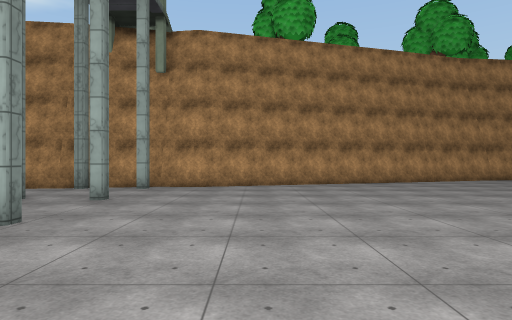
[1] (above)

24 first-person views from a walk through a scene from a Unity 3-D project. The camera is 1.5 m above the floor, looks level and sees 75° across. The floor is counted in squares, 2 m on a side. Each view is taken from the middle of a square. On the plan, view 1 faces up. The plan holds only what a view shows up to about 11 squares ahead; the rest is blank. The place goes on beyond the plan. Some animated figures are not drawn. Some surface patterns are stand-ins.

[2]
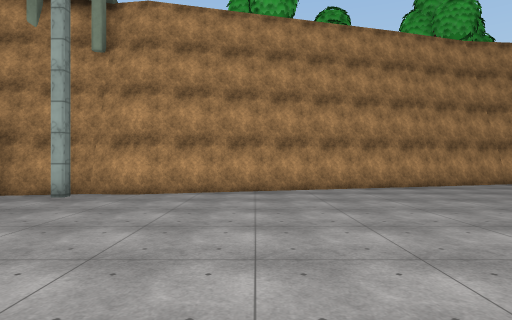

[3]
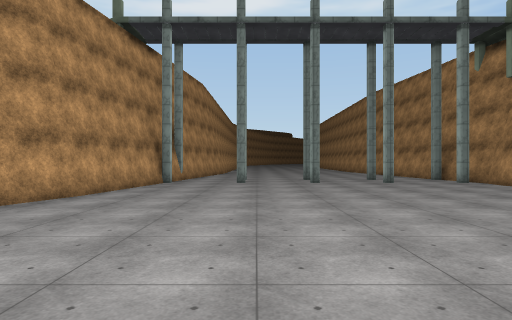

[4]
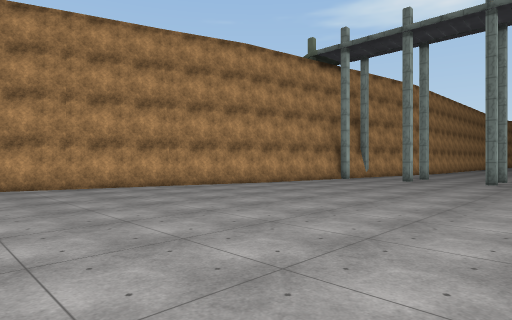

[5]
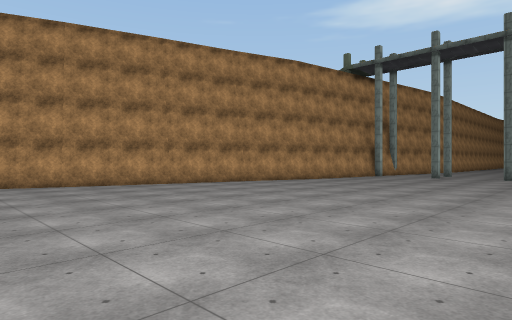

[6]
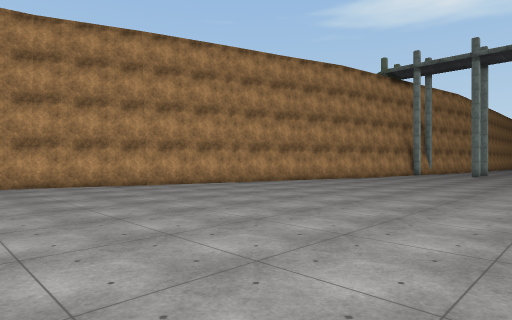

[7]
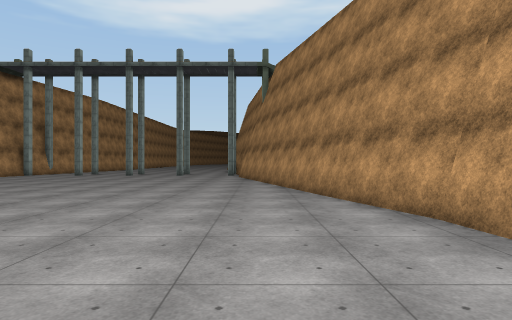

[8]
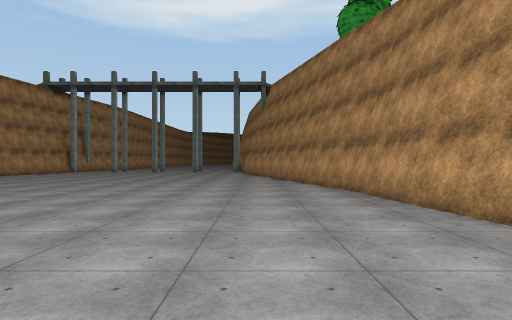

[9]
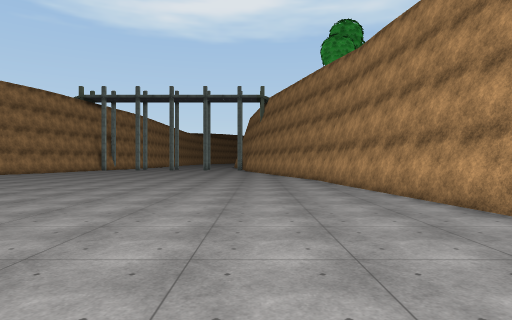

[10]
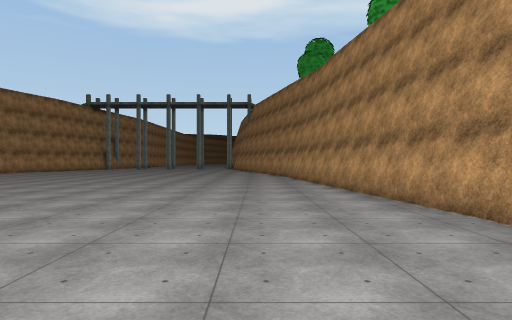

[11]
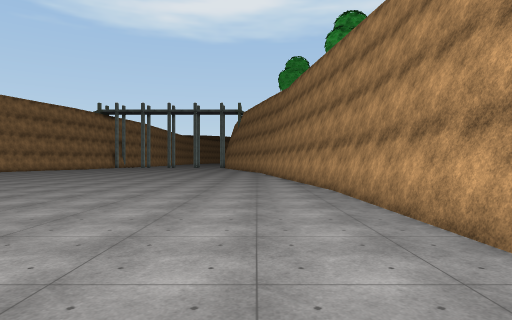

[12]
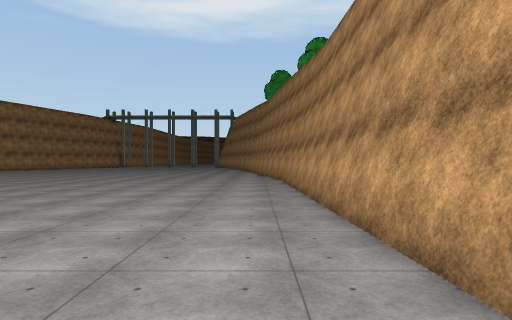

[13]
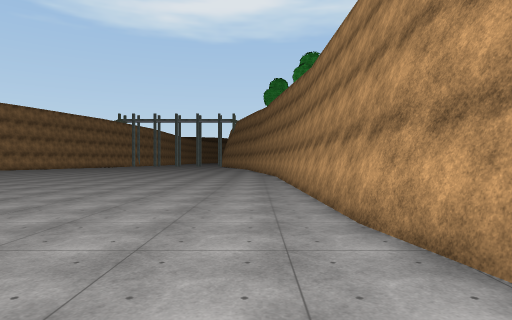

[14]
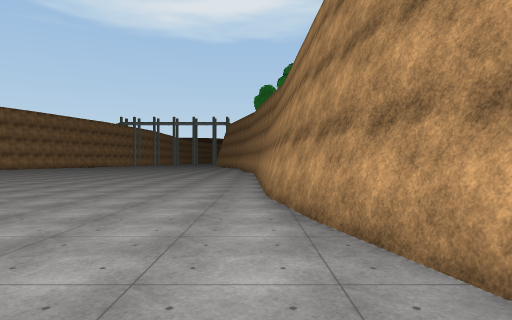

[15]
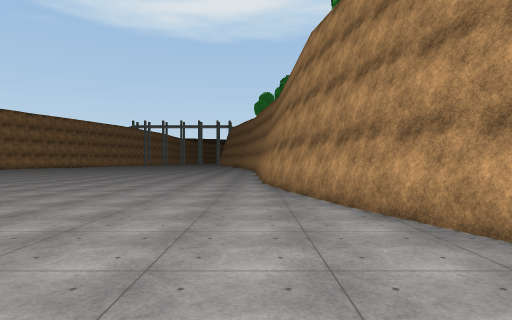

[16]
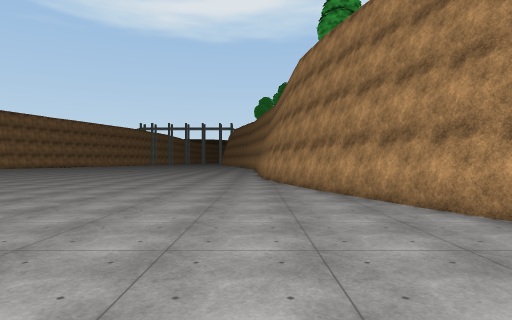

[17]
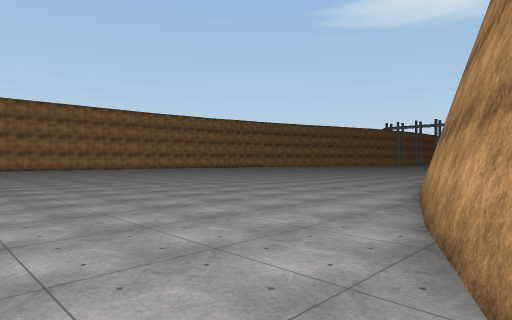

[18]
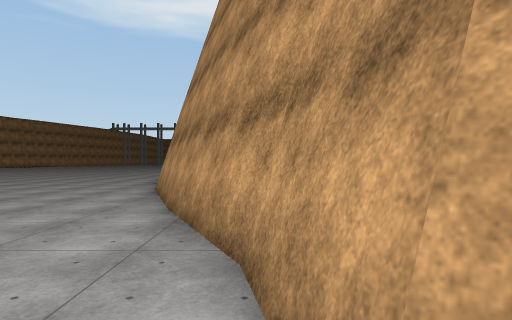

[19]
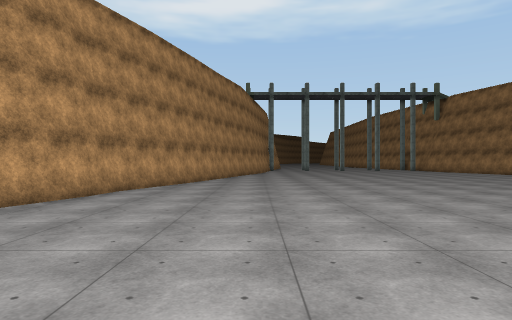

[20]
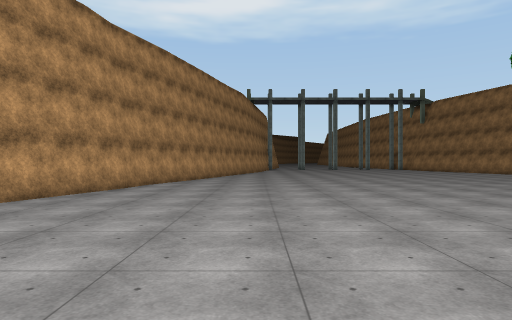

[21]
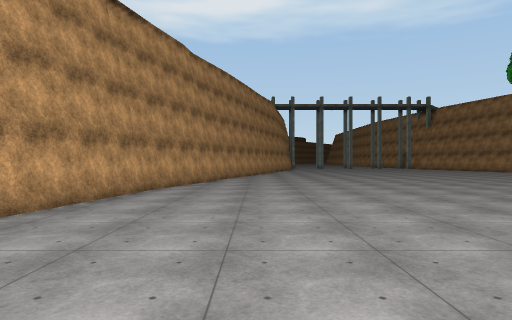

[22]
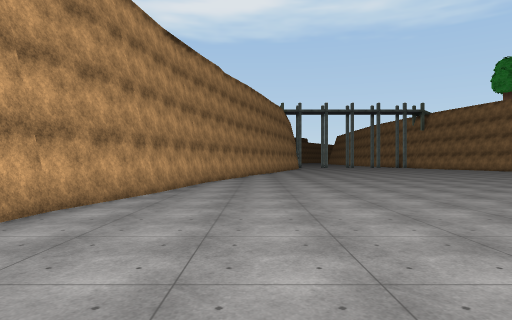

[23]
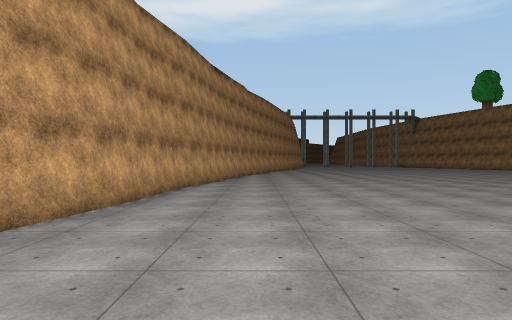

[24]
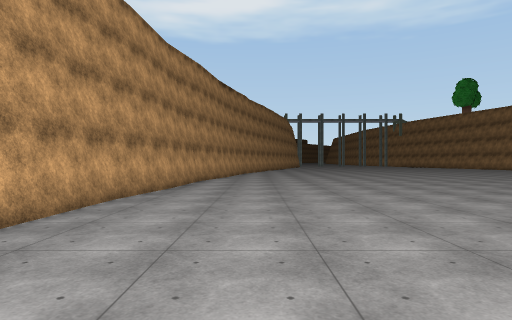

### Floor plan
Points are (right, up) in squares from view 1. A wall is a line through its corners. A room is listed if a view was taken in it or the views show most of it. See-through windows are left out.
Room 1 (views 1, 2, 3, 4, 5, 6, 7, 8, 9, 10, 11, 12, 13, 14, 15, 16, 17, 18, 19, 20, 21, 22, 23, 24)
walls: (27.5, 14.3) (19.7, 14.1); (19.9, 14.1) (15.3, 13.4); (23.1, -7.9) (28.8, -8.8); (31.2, 14.4) (29.4, 14.3); (20.5, -7.4) (23.1, -8.1); (23, -8.2) (24.6, -8.3); (25.5, -8.4) (26, -8.4); (28.7, -8.8) (31.4, -8.9); (16.7, -6.8) (19.6, -7.3); (14.6, 13.3) (8.7, 12.4); (33.8, 15) (31, 14.5); (11.9, -5.4) (13.1, -5.6); (10.6, 12.7) (8.7, 12.6); (9.3, -4.5) (12, -5.5); (8.9, 12.4) (5.3, 11.4); (8.7, 12.5) (6, 11.7); (40.1, 16.5) (31, 14.1); (40.6, 17.2) (39.8, 16.9); (4.5, 11.1) (-1.6, 9.4) (-2.7, 9.6) (-3.6, 9.4); (42.7, 17.9) (36.5, 15.6); (42.6, 18.2) (41, 17.4); (43.5, 18.3) (42.4, 18.1); (0.9, -1.7) (16.8, -6.7); (-3, -1.1) (1.1, -1.8)
low walls: (43.6, 18.1) (42.6, 17.9)

Where each view was taken, in squares from view 1:
view 1: 0 up, 0 right, facing up
view 2: 2 up, 1 right, facing up
view 3: 2 up, 8 right, facing left
view 4: 6 up, 9 right, facing down-left
view 5: 6 up, 12 right, facing down-left
view 6: 5 up, 14 right, facing down-left
view 7: 10 up, 13 right, facing left
view 8: 10 up, 17 right, facing left
view 9: 10 up, 21 right, facing left
view 10: 11 up, 24 right, facing left
view 11: 12 up, 28 right, facing left
view 12: 13 up, 32 right, facing left
view 13: 13 up, 35 right, facing left
view 14: 14 up, 38 right, facing left
view 15: 14 up, 42 right, facing left
view 16: 14 up, 45 right, facing left
view 17: 18 up, 44 right, facing down-left
view 18: 18 up, 45 right, facing left
view 19: 2 down, 20 right, facing left
view 20: 2 down, 22 right, facing left
view 21: 4 down, 25 right, facing left
view 22: 5 down, 28 right, facing left
view 23: 6 down, 32 right, facing left
view 24: 6 down, 35 right, facing left
